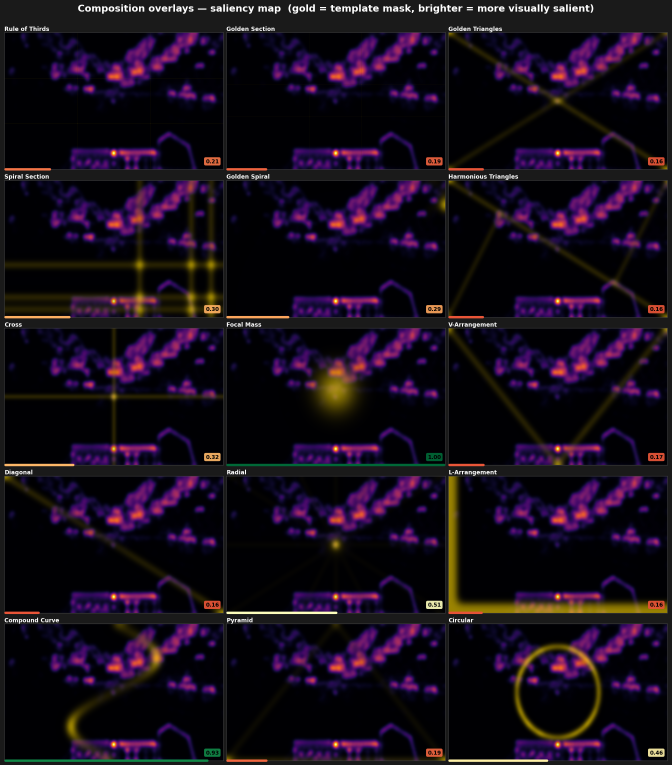
#> input picture compositions_on_saliency.png, 2015 x 2295 px (shown at 1/3 size)
$ python render_comps.py compositions_on_saliency.png
#> lines starting #> are read from the running program, lines starting #| are printed output that depends on the picture
### composition_analyzer.py
"""
composition_analyzer.py
------------------------
Scores a 16:9 PNG image against 15 photographic composition templates.

Usage:
    from composition_analyzer import analyze_composition
    scores = analyze_composition("photo.png")
    # Returns dict of {composition_name: score (0.0 - 1.0)}
"""

import cv2
import numpy as np
from scipy.ndimage import gaussian_filter
from scipy.stats import pearsonr
import math


# ---------------------------------------------------------------------------
# Helpers
# ---------------------------------------------------------------------------

def _load_and_prep(image_path: str, target_w=960, target_h=540):
    """Load image, resize to 16:9, return BGR + grayscale + saliency map."""
#> called with image_path = 'compositions_on_saliency.png', target_w = 960, target_h = 540
    img = cv2.imread(image_path)
#> img is the input picture: shape (2295, 2015, 3); mean B, G, R 26.3, 12.5, 22.8
    if img is None:
        raise FileNotFoundError(f"Cannot read image: {image_path}")
    img = cv2.resize(img, (target_w, target_h))
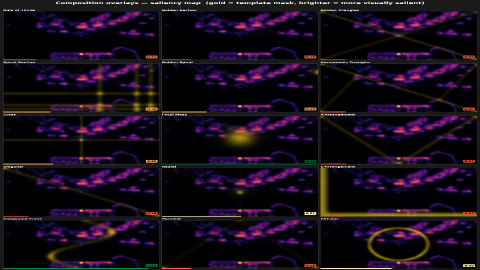
#> img: shape (540, 960, 3) (shown at 1/2 size); mean B, G, R 26.2, 12.5, 22.8
    gray = cv2.cvtColor(img, cv2.COLOR_BGR2GRAY)
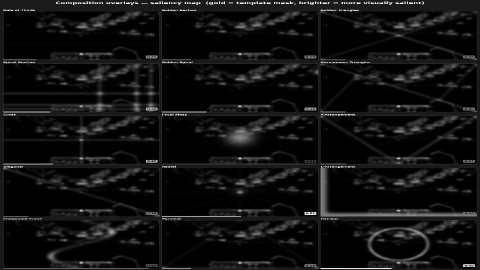
#> gray: shape (540, 960) (shown at 1/2 size); min 0, max 255, mean 17
    saliency = _saliency_map(gray)
    return img, gray, saliency


def _saliency_map(gray: np.ndarray) -> np.ndarray:
    """
    Simple frequency-domain saliency (spectral residual method).
    Returns float32 map normalized to [0, 1].
    """
    h, w = gray.shape
    f = np.fft.fft2(gray.astype(np.float32))
    log_amp = np.log(np.abs(f) + 1e-8)
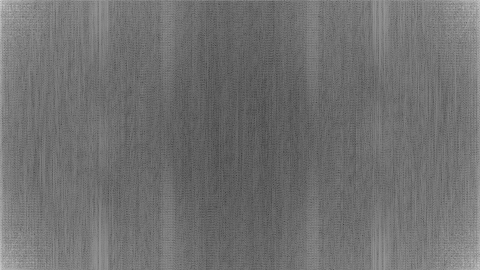
#> log_amp: shape (540, 960) float64 (shown at 1/2 size); min 2.5, max 15.99, mean 8.46; drawn with min black and max white
    # Spectral residual = log amplitude - smoothed log amplitude
    smoothed = gaussian_filter(log_amp, sigma=3)
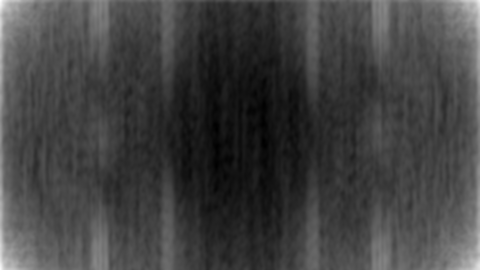
#> smoothed: shape (540, 960) float64 (shown at 1/2 size); min 7.01, max 12.65, mean 8.46; drawn with min black and max white
    residual = log_amp - smoothed
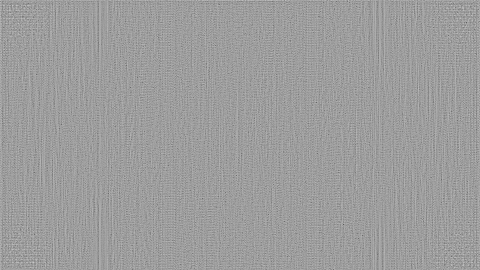
#> residual: shape (540, 960) float64 (shown at 1/2 size); min -5.39, max 3.34, mean -5.69e-16; drawn with min black and max white
    # Reconstruct with original phase
    phase = np.angle(f)
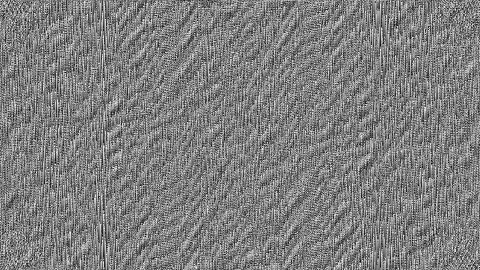
#> phase: shape (540, 960) float64 (shown at 1/2 size); min -3.14, max 3.14, mean -6.06e-06; drawn with min black and max white
    sal_f = np.exp(residual + 1j * phase)
    sal = np.abs(np.fft.ifft2(sal_f)) ** 2
    sal = gaussian_filter(sal, sigma=8)
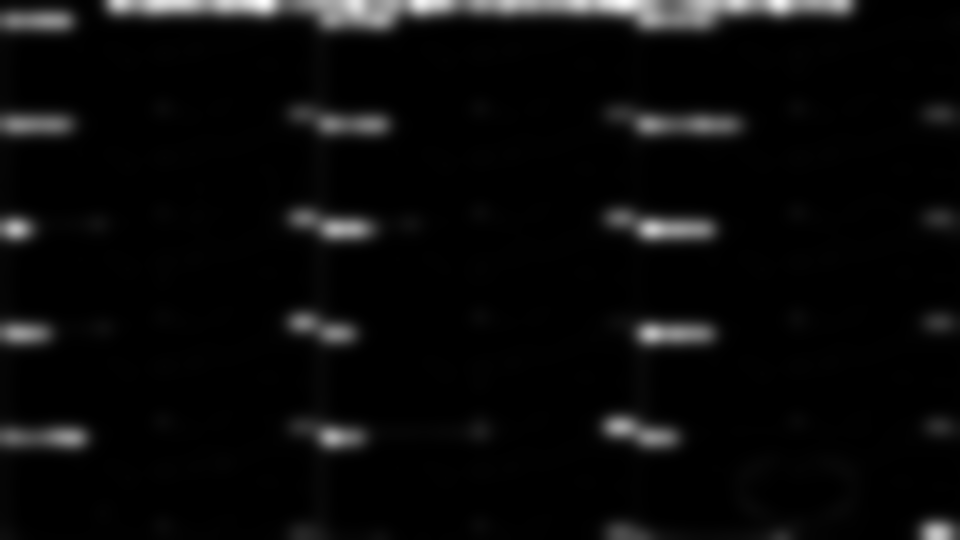
#> sal: shape (540, 960) float64; min 2.89e-09, max 8.69e-05, mean 3.67e-06; drawn with min black and max white
    sal = (sal - sal.min()) / (sal.max() - sal.min() + 1e-8)
    return sal.astype(np.float32)
#> (the rest of the program and of its run is left out)
